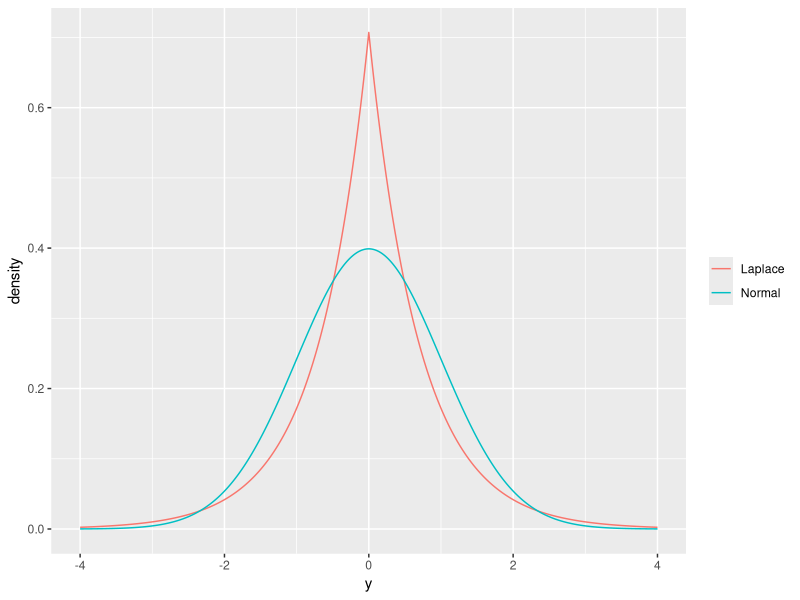

Source code (R):
## ---- chunk 1
#| label: fig-laplace-vs-normal
#| fig-cap: "Laplace and standard normal densities with the same mean (0) and variance (1)"
#| fig-alt: >-
#|   Two symmetric curves over y from minus 4 to 4. The standard normal is a
#|   smooth bell. The Laplace curve with the same variance peaks higher at 0
#|   with a sharp point, falls below the normal curve at moderate distances,
#|   and stays above it in the far tails.
#| code-fold: true
b <- 1 / sqrt(2)
grid <- seq(-4, 4, length.out = 801)
dlaplace <- function(y, mu = 0, b = 1) exp(-abs(y - mu) / b) / (2 * b)
densities <- tibble::tibble(
  y = rep(grid, times = 2),
  distribution = rep(c("Laplace", "Normal"), each = length(grid)),
  density = c(dlaplace(grid, b = b), dnorm(grid))
)
ggplot2::ggplot(densities) +
  ggplot2::aes(x = y, y = density, colour = distribution) +
  ggplot2::geom_line() +
  ggplot2::labs(colour = NULL)
## ---- chunk 2
#| label: laplace-vs-normal-tails
#| code-fold: false
t <- 3
c(
  Laplace = exp(-t / b),
  Normal = 2 * pnorm(-t)
)
